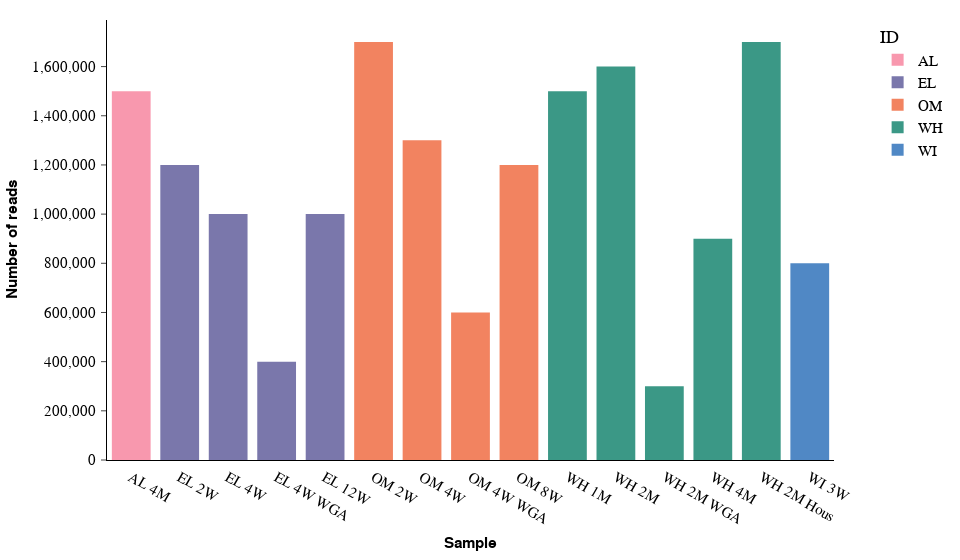

Notebook code for this chart:
### Markdown cell above
# 10. Bar chart with colored categories using `plotly`

### Code cell
color_labels = [idx.split(" ")[0] for idx in sample_id]
color_dict = {
    label: color.hex_code
    for label, color in zip(
        set(color_labels), [apc.aster, apc.aegean, apc.amber, apc.seaweed, apc.rose]
    )
}

fig = px.bar(
    x=sample_id,
    y=num_reads,
    color=color_labels,
    color_discrete_map=color_dict,
    title=None,
)

fig.update_layout(
    xaxis_title="Sample",
    yaxis_title="Number of reads",
    legend=dict(title="ID", yanchor="top", y=1, xanchor="left", x=1.06),
)

apc.plotly.style_plot(fig, categorical_axes="x", monospaced_axes="y")
apc.plotly.add_commas_to_axis_tick_labels(fig)
apc.plotly.set_figure_width(fig, "full_wide")

fig.show()

### Figure 1 — Plotly figure (JSON) as saved in the notebook; plotly's stock layout.template omitted (floating-point values rounded to 4 significant figures)
{"data": [{"hovertemplate": "color=AL<br>x=%{x}<br>y=%{y}<extra></extra>", "legendgroup": "AL", "marker": {"color": "#F898AE", "pattern": {"shape": ""}}, "name": "AL", "orientation": "v", "showlegend": true, "textposition": "auto", "type": "bar", "x": ["AL 4M"], "xaxis": "x", "y": [1500000], "yaxis": "y"}, {"hovertemplate": "color=EL<br>x=%{x}<br>y=%{y}<extra></extra>", "legendgroup": "EL", "marker": {"color": "#7A77AB", "pattern": {"shape": ""}}, "name": "EL", "orientation": "v", "showlegend": true, "textposition": "auto", "type": "bar", "x": ["EL 2W", "EL 4W", "EL 4W WGA", "EL 12W"], "xaxis": "x", "y": [1200000, 1000000, 400000, 1000000], "yaxis": "y"}, {"hovertemplate": "color=OM<br>x=%{x}<br>y=%{y}<extra></extra>", "legendgroup": "OM", "marker": {"color": "#F28360", "pattern": {"shape": ""}}, "name": "OM", "orientation": "v", "showlegend": true, "textposition": "auto", "type": "bar", "x": ["OM 2W", "OM 4W", "OM 4W WGA", "OM 8W"], "xaxis": "x", "y": [1700000, 1300000, 600000, 1200000], "yaxis": "y"}, {"hovertemplate": "color=WH<br>x=%{x}<br>y=%{y}<extra></extra>", "legendgroup": "WH", "marker": {"color": "#3B9886", "pattern": {"shape": ""}}, "name": "WH", "orientation": "v", "showlegend": true, "textposition": "auto", "type": "bar", "x": ["WH 1M", "WH 2M", "WH 2M WGA", "WH 4M", "WH 2M Hous"], "xaxis": "x", "y": [1500000, 1600000, 300000, 900000, 1700000], "yaxis": "y"}, {"hovertemplate": "color=WI<br>x=%{x}<br>y=%{y}<extra></extra>", "legendgroup": "WI", "marker": {"color": "#5088C5", "pattern": {"shape": ""}}, "name": "WI", "orientation": "v", "showlegend": true, "textposition": "auto", "type": "bar", "x": ["WI 3W"], "xaxis": "x", "y": [800000], "yaxis": "y"}], "layout": {"barmode": "relative", "legend": {"title": {"text": "ID"}, "tracegroupgap": 0, "x": 1.06, "xanchor": "left", "y": 1, "yanchor": "top"}, "width": 960, "xaxis": {"anchor": "y", "domain": [0, 1], "tickformat": ",", "ticks": "", "title": {"text": "Sample"}}, "yaxis": {"anchor": "x", "domain": [0, 1], "tickfont": {"family": "SuisseIntlMono", "size": 14.5}, "tickformat": ",", "title": {"text": "Number of reads"}}}}
